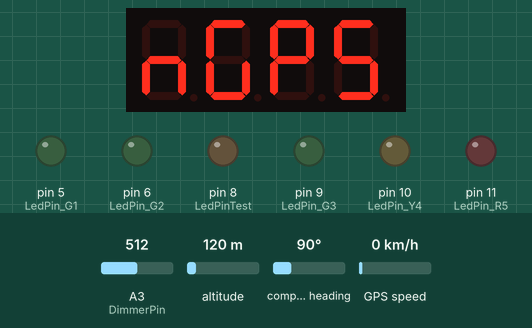
This sketch was run on a simulated Arduino Nano, built with avr-gcc and run on an emulated ATmega328P. On the bench: 4-digit seven-segment display, output pins drawn as LEDs (lit = HIGH). The test bench sets the inputs (shaded band); at power-on: A3 (DimmerPin) = 512, altitude 120 m, compass heading 90°, GPS speed 0 km/h. The GPS gets a fix after 3 s at 37.7749, -122.4194 with 8 satellites.

Above: at 1.2 s.
1.3 s: A3 (DimmerPin) set to 716
At 3.8 s:
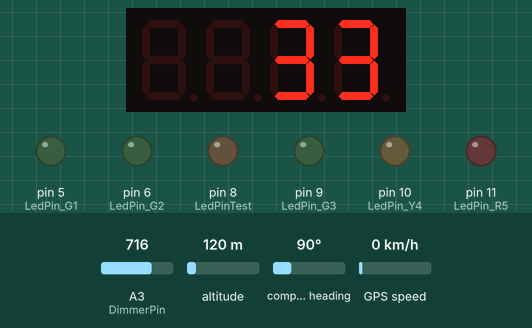
5.4 s: A3 (DimmerPin) set to 992
At 6.9 s:
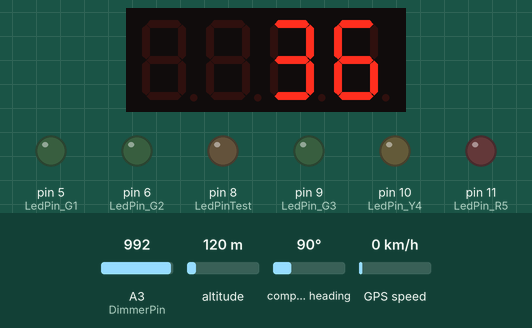
7.6 s: A3 (DimmerPin) set to 306
At 10.8 s:
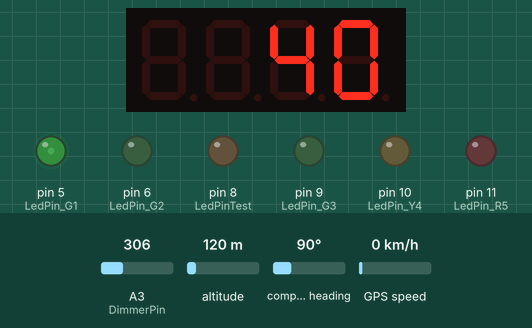
11.7 s: A3 (DimmerPin) set to 716
At 12.4 s:
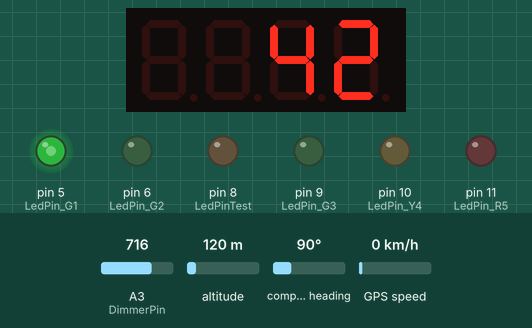
15.6 s: A3 (DimmerPin) set to 992
At 16.8 s:
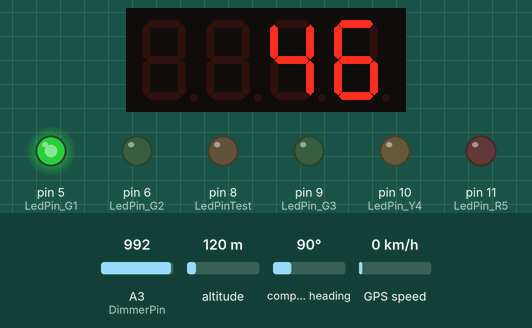
Timing chart, 0 to 18.6 s (numbered marks = the images above; inputs shaded):
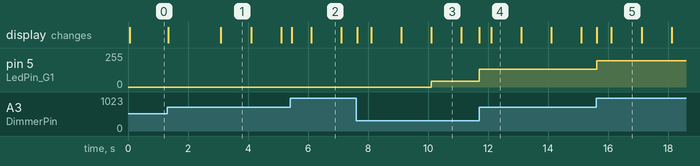

Measured:
- after the input at 7.6 s, pin 5 (LedPin_G1): 0/255 → 44/255 after 2.5 s
- after the input at 11.7 s, pin 5 (LedPin_G1): 44/255 → 132/255 at once
- after the input at 15.6 s, pin 5 (LedPin_G1): 132/255 → 198/255 at once
- what the display in image 1 shows lasts 1.0 s, from 3.1 s to 4.1 s

The sketch:

CherrySpeedGaugetest_nano.ino
```cpp
//
// GPS car speedometer, with TM1637 display, 5 speed leds , arduino nano and GY-GPS6MU2 GPS module. 1 pot dimmer
//

// --------- HARDWARE ---------
// Dimmer center pin connected to pin A3
// GPS TX connected to pin RX
// DATA display pin connected to pin D3
// CLK display pin connected to pin D4
// Led 1 connected to pin D5(PWM)through 200 ohms resistor
// Led 2 connected to pin D6(PWM)through 200 ohms resistor
// Led 3 connected to pin D9(PWM)through 200 ohms resistor
// Led 4 connected to pin D10(PWM)through 200 ohms resistor
// Led 5 connected to pin D11(PWM)through 200 ohms resistor

#include <TinyGPS++.h>
#include <TM1637.h>

// Instantiate display
const int CLK = 4;
const int DIO = 3;
TM1637 tm1637(CLK, DIO);

// Instantiate the TinyGPS++ object
TinyGPSPlus gps;
static const uint32_t GPSBaud = 9600;

#define LedPin_G1 5
#define LedPin_G2 6
#define LedPin_G3 9
#define LedPin_Y4 10
#define LedPin_R5 11
#define LedPinTest 8
#define DimmerPin A3

int              ledpins[5];
unsigned char    led_status[5];
float            led_speed_threshold[5];
unsigned char    enable_speed_auto_rampup = 0;
int              dim_command;
int              dim_command_prev;


uint8_t          speed=0;
uint32_t         satellites;
float            latitude,longitude,speed_gps,time_gps,speed_gps_test;
int              year , month , date, hour , minute , second;
String           date_str , time_str , lat_str , lng_str;

void setup()
{
    Serial.begin(GPSBaud);

    pinMode(LedPin_G1, OUTPUT);
    pinMode(LedPin_G2, OUTPUT);
    pinMode(LedPin_G3, OUTPUT);
    pinMode(LedPin_Y4, OUTPUT);
    pinMode(LedPin_R5, OUTPUT);
    pinMode(DimmerPin, INPUT);
    pinMode(LedPinTest, OUTPUT);

    ledpins[0] = LedPin_G1;
    ledpins[1] = LedPin_G2;
    ledpins[2] = LedPin_G3;
    ledpins[3] = LedPin_Y4;
    ledpins[4] = LedPin_R5;

    led_speed_threshold[0] = 39;
    led_speed_threshold[1] = 63;
    led_speed_threshold[2] = 83;
    led_speed_threshold[3] = 99;
    led_speed_threshold[4] = 118;

// Initialize display, make it illuminate 128 bright
    tm1637.init();
    tm1637.set(BRIGHTEST);//BRIGHT_TYPICAL = 2,BRIGHT_DARKEST = 0,BRIGHTEST = 7;
}

void loop()
{
    unsigned char i_led = 0;

    if ( enable_speed_auto_rampup )  // Autorampump test for debug purposes
      {
       speed_gps_test += 1.0;
       if (speed_gps_test > 130.0)
        {
        speed_gps_test = 0.0;
        }
      delay(100);
      displayInfo();
      }
    else   // Normal mode
      {
       while ( Serial.available() > 0 ) gps.encode(Serial.read());

       if(gps.speed.age() < 3000.0f)
         {
          if ( gps.speed.isUpdated() )
            displayInfo();
         }
       else
         {
          tm1637.displayStr("nGPS");
         }

       DimmerControl();

       UpdateLedStatus();

      }
}

// This sketch displays information every time a new sentence is correctly encoded.


//      if (gps.date.isValid())
//      {
//        date_str = "";
//        date = gps.date.day();
//        month = gps.date.month();
//        year = gps.date.year();
//      }


void displayInfo()
{
  if ( enable_speed_auto_rampup )
    {
     speed_gps = speed_gps_test;
     tm1637.displayNum(speed_gps);
    }
  else
    {
//     if(!(gps.speed.isValid()))
//       {
//        tm1637.displayStr("nGPS");
//       }
//     else
//       {
//      speed_gps = gps.speed.kmph();

      DecodeGPSinfo();

      if ( speed_gps < 10 ) // display time under 10 KM-h
        {
         tm1637.displayNum(time_gps);
         tm1637.point(POINT_ON);
        }
      else
        {
         tm1637.displayNum(speed_gps);
        }
     }
   }

void DimmerControl()
{
 float dimmer_input;

 dim_command_prev = dim_command;
 dimmer_input = (analogRead(DimmerPin))/ 1024.0f;
 dim_command = (int) (dimmer_input * 10);
 dim_command = (int) (dim_command * 22);
 tm1637.set((int)((dim_command / 225.0f )*7.0f)) ;
}

void UpdateLedStatus()
{
 int i_led = 0;
 unsigned char led_status_prev[5];

 for ( i_led = 0; i_led < 5; i_led++ )
   {
    led_status_prev[i_led] = led_status[i_led];

    led_status[i_led] = speed_gps > led_speed_threshold[i_led];

    if ( dim_command != dim_command_prev || led_status_prev[i_led] != led_status[i_led] )
      {
       if ( led_status[i_led] )
         {
          analogWrite(ledpins[i_led], dim_command);
         }
      else
        {
         analogWrite(ledpins[i_led], 0);
        }
     }
   }
}

void DecodeGPSinfo()
  {
   int gps_hour;
   speed_gps = gps.time.second();

// GPS hour is in UTC, put to EST (-4 hrs)
   gps_hour = gps.time.hour() - 4;
   if ( gps_hour < 0 ) gps_hour = gps_hour + 12;

   time_gps = (int)(gps_hour * 100.0f + gps.time.minute());
  }
```
